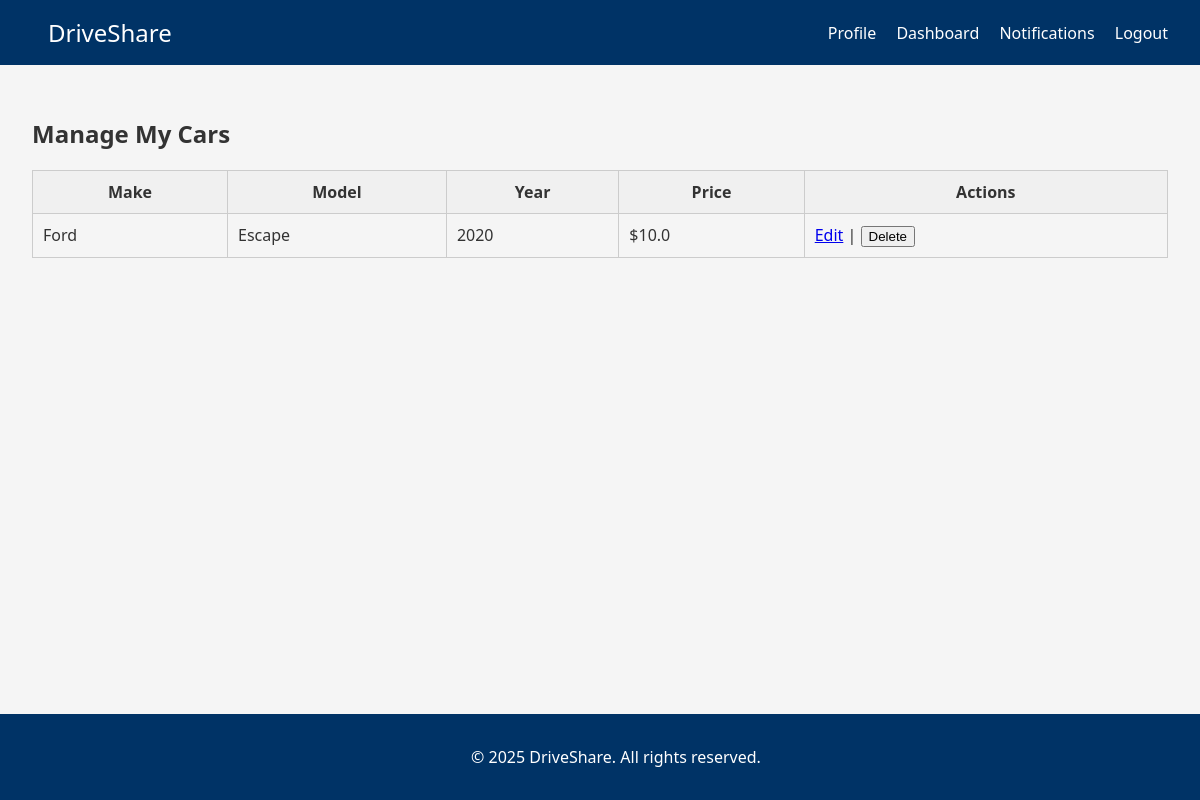
/manage_cars (signed in), run on an earlier commit of the app's database.
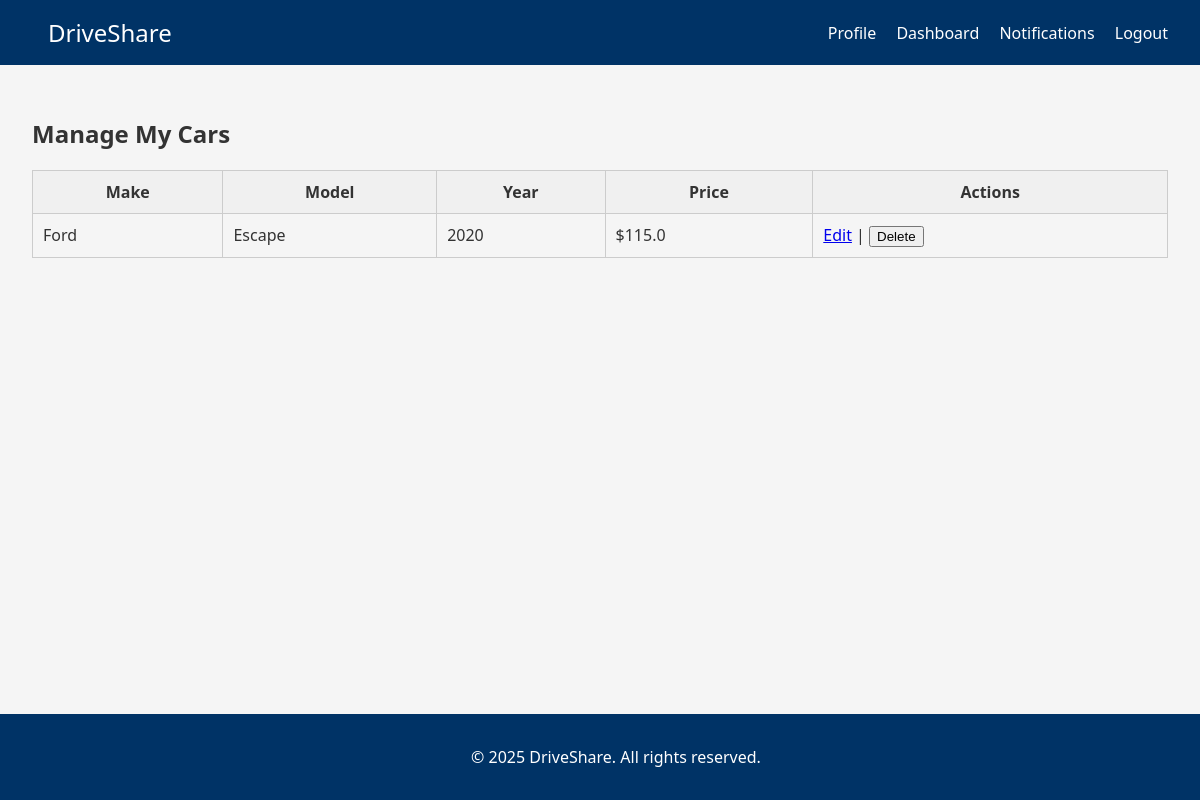
And on a later commit of the database.
### tables this page shows
CREATE TABLE cars (
                id INTEGER PRIMARY KEY AUTOINCREMENT,
                owner_id INTEGER NOT NULL,
                model TEXT NOT NULL,
                make TEXT NOT NULL,
                year INTEGER NOT NULL,
                mileage INTEGER NOT NULL,
                color TEXT,
                price REAL NOT NULL,
                location TEXT NOT NULL,
                precise_location TEXT,
                is_available BOOLEAN DEFAULT 1,
                image_url TEXT,
                created_at TIMESTAMP DEFAULT CURRENT_TIMESTAMP,
                FOREIGN KEY(owner_id) REFERENCES users(id) ON DELETE CASCADE
            );

### routes.py (the view)
    @app.route("/manage_cars")
    def manage_cars():
        if not UserSession.get_instance().is_authenticated():
            flash("Please log in to manage your cars.")
            return redirect(url_for("login"))
        user_id = UserSession.get_instance().user_id
        with sqlite3.connect("database.db") as conn:
            conn.row_factory = sqlite3.Row
            cars = conn.execute("SELECT * FROM cars WHERE owner_id = ?", (user_id,)).fetchall()
        return render_template("manage_cars.html", cars=cars)

### app.py (called while the page is built)
@app.context_processor
def inject_user_session():
    return dict(is_authenticated=UserSession.get_instance().is_authenticated())

### routes.py (called while the page is built)
    @staticmethod
    def get_instance():
        if UserSession._instance is None:
            UserSession()
        return UserSession._instance

    def is_authenticated(self):
        return self.user_id is not None

### templates/manage_cars.html (shortened to what this page needs)
{% extends 'base.html' %}
{% block content %}
<h2>Manage My Cars</h2>
{% if cars %}
<table class="info-table">
    <tr>
        <th>Make</th>
        <th>Model</th>
        <th>Year</th>
        <th>Price</th>
        <th>Actions</th>
    </tr>
    {% for car in cars %}
    <tr>
        <td>{{ car.make }}</td>
        <td>{{ car.model }}</td>
        <td>{{ car.year }}</td>
        <td>${{ car.price }}</td>
        <td>
            <a href="{{ url_for('edit_car', car_id=car.id) }}">Edit</a> |
            <form method="POST" action="{{ url_for('delete_car', car_id=car.id) }}" style="display:inline;">
                <button type="submit" onclick="return confirm('Are you sure you want to delete this car?')">Delete</button>
            </form>
        </td>
    </tr>
    {% endfor %}
</table>
{% else %}
<p>No cars listed yet.</p>
{% endif %}
{% endblock %}

What changed in the data, as far as the page shows it:
changed cars "Ford": price "10.0" → "115.0"
